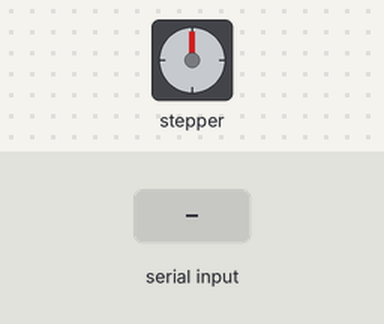
The sketch below on a simulated Arduino Uno, built with avr-gcc and run on an emulated ATmega328P. On the bench: stepper motor. The test bench sets the inputs (shaded band). Stepper angles assume 2048 steps per turn; what the sketch prints to the serial monitor is not drawn.

Above: at 1.2 s.
1.3 s: "down\n" received over Serial
At 3.9 s:
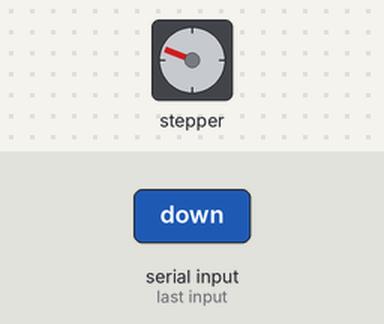
5.8 s: "up\n" received over Serial
At 6.27 s:
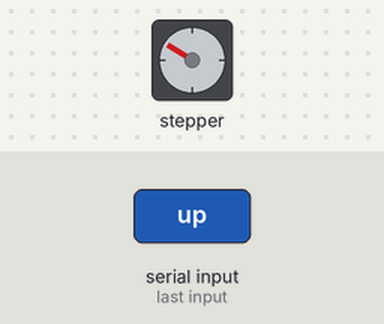
8.8 s: "up\n" received over Serial
At 12.0 s:
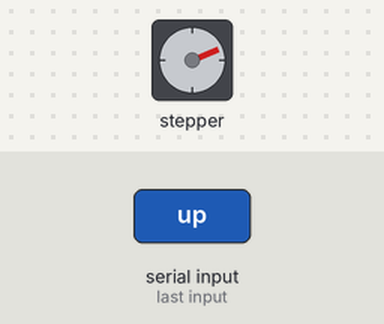
Timing chart, 0 to 12.8 s (numbered marks = the images above; inputs shaded):
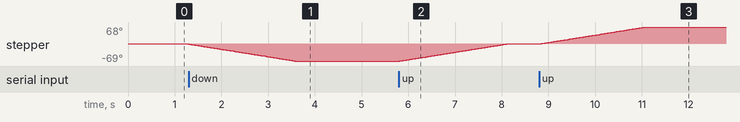

Measured:
- after the input at 1.3 s, stepper: turns 69° counter-clockwise in 2.3 s, starting at once
- after the input at 5.8 s, stepper: turns 69° clockwise in 2.3 s, starting at once
- after the input at 8.8 s, stepper: turns 68° clockwise in 2.2 s, starting at once

The sketch:

ChemTest.ino
```cpp
/*
Setup:
  5V to +
  GND to -

  IN1 to pin8
  IN2 to pin 9
  IN3 to pin 10
  IN4 to pin 11
 */

#include <Stepper.h>

const int stepsPerRevolution = 2048;

// initialize the stepper library on pins 8 through 11:
Stepper myStepper(stepsPerRevolution, 8, 10, 9, 11);

void setup() {
  // set the speed at 5 rpm:
  myStepper.setSpeed(5);

  // initialize the serial port:
  Serial.begin(9600);
  while (!Serial) {}
  Serial.println("Type 'down' or 'up' in the Serial Monitor to call a task.");
}

void loop() {
  if (Serial.available() > 0) {
    String input = Serial.readStringUntil('\n'); // Read input until newline
    input.trim();

    if (input == "down") {
      left();
    } else if (input == "up") {
      right();
    } else {
      Serial.println("Invalid command. Type 'down' or 'up'.");
    }
  }

}

void left() {
  myStepper.step(-(stepsPerRevolution/36 * 7));
}

void right() {
  myStepper.step(stepsPerRevolution/36 * 7);
}
```
